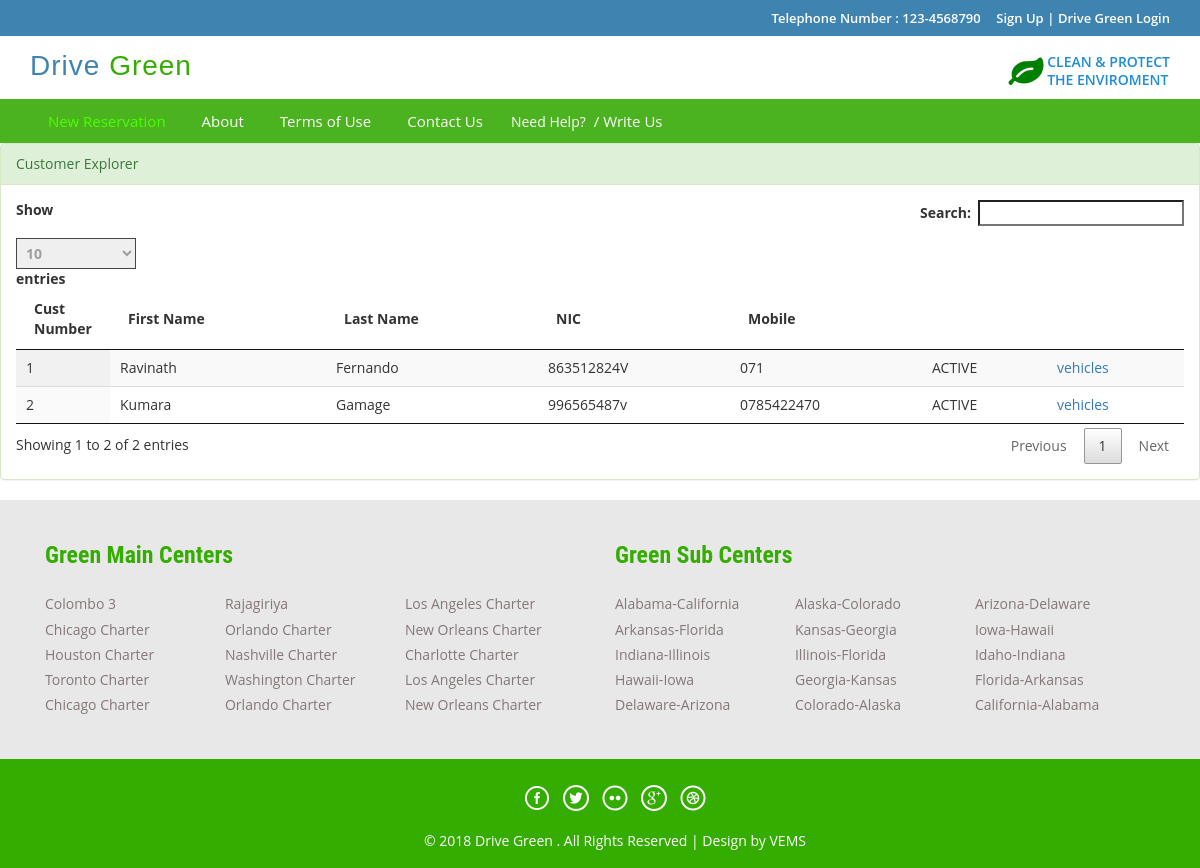
/index.php/customer_controller/explorer, run on an earlier commit of the app's database.
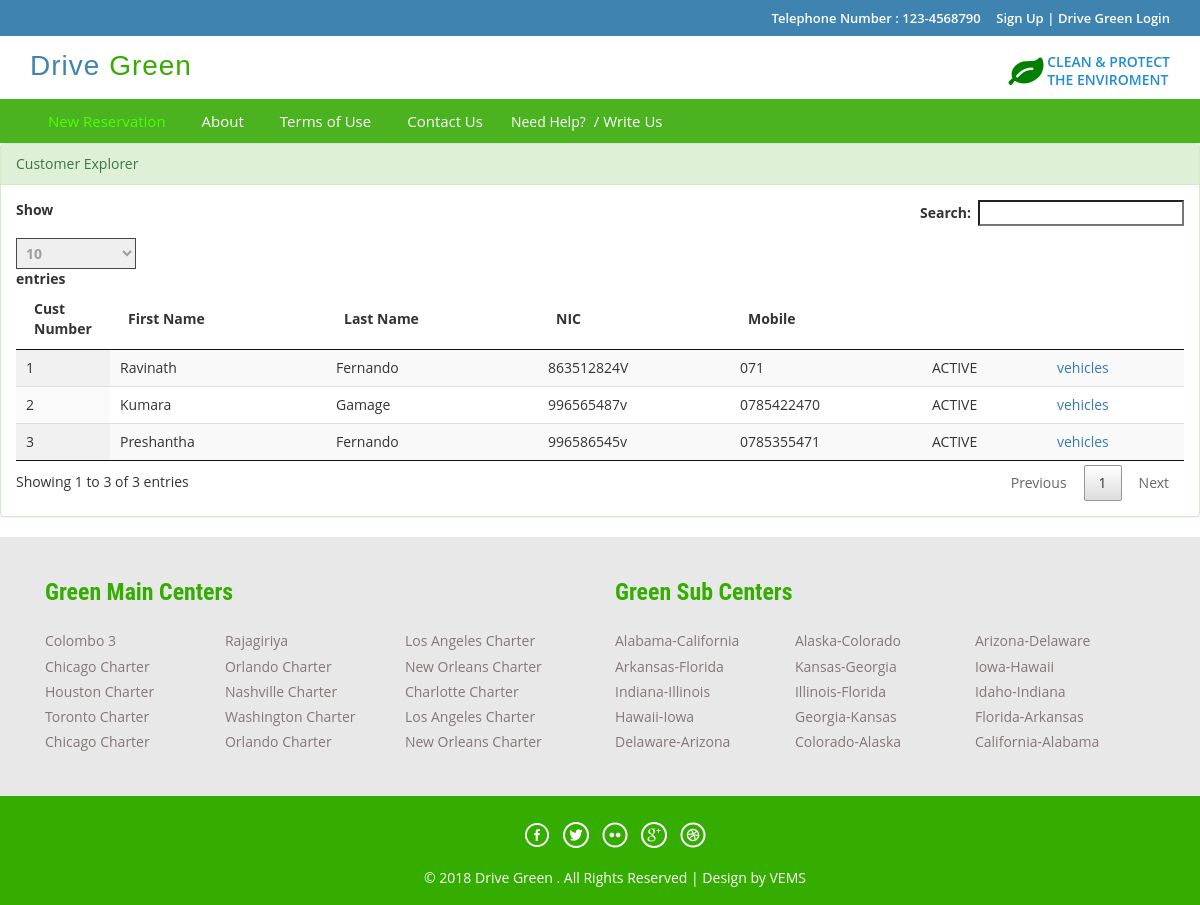
And on a later commit of the database.
### tables this page shows
CREATE TABLE `dg_customer` (
  `id` int(5) NOT NULL AUTO_INCREMENT,
  `first_name` varchar(50) DEFAULT NULL,
  `last_name` varchar(50) DEFAULT NULL,
  `nic` varchar(12) DEFAULT NULL,
  `pword` text,
  `mobile_number` varchar(10) DEFAULT NULL,
  `address` varchar(50) DEFAULT NULL,
  `email` varchar(50) DEFAULT NULL,
  `status_code` varchar(10) DEFAULT 'ACTIVE',
  `role_code` varchar(10) DEFAULT 'CUSTOMER',
  `created_datetime` timestamp NULL DEFAULT CURRENT_TIMESTAMP,
  `created_user` int(5) DEFAULT '0',
  PRIMARY KEY (`id`)
);

### application/controllers/Customer_Controller.php (called while the page is built, shortened)
<?php
class Customer_Controller extends CI_Controller {
    public function explorer() {
        $this->load->model(array('Customer'));
        $customer = new Customer();
        $data['customerList'] = $customer->get();
        $this->load->view('customer_explorer', $data);
    }
}

### index.php (called while the page is built, shortened)
<?php
require_once BASEPATH.'core/CodeIgniter.php';

### application/core/my_model.php (called while the page is built, shortened)
<?php
class MY_Model extends CI_Model{
    public function get($limit=0,$offset = 0) {
        if($limit){
            $query = $this->db->get($this::DB_TABLE,$limit,$offset);
        }else{
            $query = $this->db->get($this::DB_TABLE);
        }
        $ret_val = array();
        foreach ($query->result() as $row) {
            $model = new $class;
            $model->populate($row);
            $ret_val[$row->{$this::DB_TABLE_PK}] = $model;
        }
        return $ret_val;
    }
}

### application/views/customer_explorer.php (the view, shortened to what this page needs)
<!DOCTYPE HTML>
<html>
    <head>
    </head>
    <body>
        <div class="top-header">
        </div>
        <div class="header">
        </div>
        <div class="footer-btm wow fadeInLeft animated" data-wow-delay=".5s">
            <div class="container">
                <div class="navigation">
                    <nav class="navbar navbar-default">
                        <div class="collapse navbar-collapse nav-wil" id="bs-example-navbar-collapse-1">
                            <nav class="cl-effect-1">
                            </nav>
                        </div>
                    </nav>
                </div>
            </div>
        </div>
        <div class="row">
            <div class="col-md-12">
                <div class="panel panel-success">
                    <div class="panel-heading ">Customer Explorer</div>
                    <div class="panel-body">
                        <table id="example" class="display" cellspacing="0" width="100%">
                            <thead>
                                <tr>
                                    <th style="width: 2%">Cust Number</th>
                                    <th>First Name</th>
                                    <th>Last Name</th>
                                    <th>NIC</th>
                                    <th>Mobile</th>
                                    <th></th>
                                    <th></th>
                                </tr>
                            </thead>
                            <tbody>
                                <?php foreach ($customerList as $value) { ?>
                                    <tr>
                                        <td><?= $value->id ?></td>
                                        <td><?= $value->first_name ?></td>
                                        <td><?= $value->last_name ?></td>
                                        <td><?= $value->nic ?></td>
                                        <td><?= $value->mobile_number ?></td>
                                        <td><?= $value->status_code ?></td>
                                        <td><a href="<?php echo site_url('Vehicle_Controller/getCustomerVehicle') ?>?id=<?= $value->id ?>">vehicles</a></td>
                                    </tr>
                                <?php }
                                ?>
                            </tbody>
                        </table>
                    </div>
                </div>
                <link href="css/jquery.dataTables.min.css" rel="stylesheet" type="text/css"/>
            </div>
        </div>
        <div class="footer-top">
            <div class="container">
            </div>
        </div>
        <div class="copy-right">
            <div class="container">
            </div>
        </div>
    </body>
</html>

What changed in the data, as far as the page shows it:
added dg_customer: id "3", first_name "Preshantha", last_name "Fernando", nic "996586545v", mobile_number "0785355471", status_code "ACTIVE"
Also different on the page:
text written by a page script: "Show entries Search: Showing 1 to 2 of 2 entries Previous 1 Next" → "Show entries Search: Showing 1 to 3 of 3 entries Previous 1 Next"
